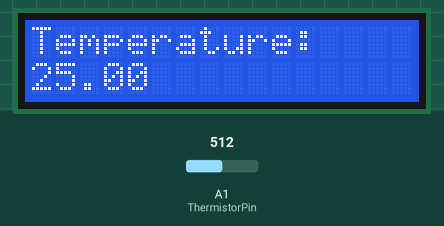
A sketch run on a simulated Arduino Uno, built with avr-gcc and run on an emulated ATmega328P. On the bench: 16×2 character LCD. Inputs (shaded band) come from the test bench; at power-on: A1 (ThermistorPin) = 512.

Above: at 1.2 s.
1.3 s: A1 (ThermistorPin) set to 716
At 3.2 s:
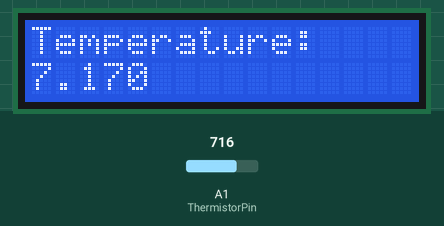
3.5 s: A1 (ThermistorPin) set to 900
At 5.2 s:
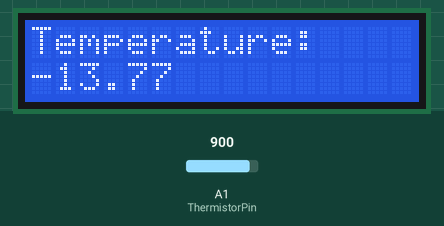
5.5 s: A1 (ThermistorPin) set to 1023
At 7.0 s:
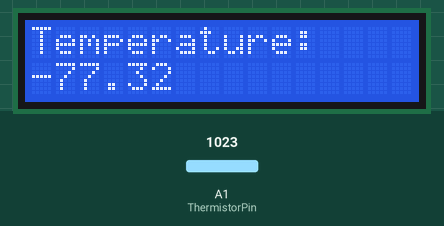
Timing chart, 0 to 8.5 s (numbered marks = the images above; inputs shaded):
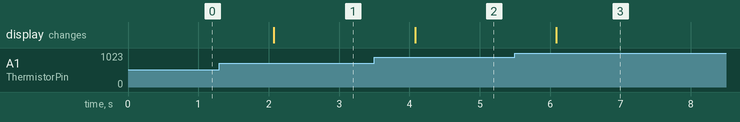

Measured:
- after the input at 1.3 s, the display: changes after 0.77 s (image 1)
- after the input at 3.5 s, the display: changes after 0.58 s (image 2)
- after the input at 5.5 s, the display: changes after 0.59 s (image 3)

The sketch:

task1_thermistor.ino
```cpp
#include <math.h>
#include <LiquidCrystal.h>
// include the library https://www.arduino.cc/en/Reference/LiquidCrystal
const int rs = 8, en = 9, d4 = 4, d5 = 5, d6 = 6, d7 = 7;
LiquidCrystal lcd(rs, en, d4, d5, d6, d7);

int ThermistorPin = 1; //Set value to match which analog input you are using
float Vo;
float T;
float R_T;
float i;
float B=3950;
float T0=25;

void setup() {
  lcd.begin(16, 2);
  Serial.begin(9600);
}
void loop() {
 Vo = 5.0*analogRead(ThermistorPin)/1024.0;
 i = (5-Vo)/10000;
 R_T = Vo/i;
 T = 1/((1/B)*log(R_T/10000)+(1)/(273+T0))-273;
 lcd.setCursor(0,0);
 lcd.print("Temperature: ");
 lcd.setCursor(0,12);
 lcd.print(T);
 delay(1000);
}
```
